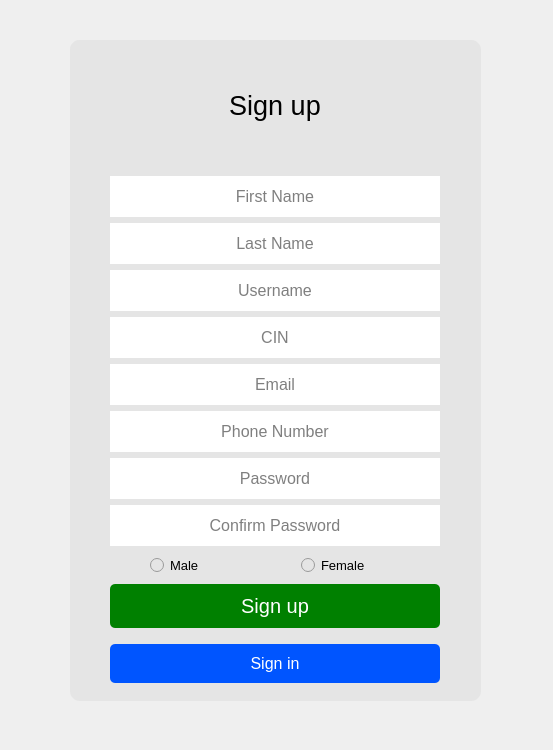
<?xml version="1.0" encoding="UTF-8"?>
<ui version="4.0">
 <class>MainWindow</class>
 <widget class="QMainWindow" name="MainWindow">
  <property name="enabled">
   <bool>true</bool>
  </property>
  <property name="geometry">
   <rect>
    <x>0</x>
    <y>0</y>
    <width>553</width>
    <height>750</height>
   </rect>
  </property>
  <property name="minimumSize">
   <size>
    <width>553</width>
    <height>750</height>
   </size>
  </property>
  <property name="maximumSize">
   <size>
    <width>553</width>
    <height>750</height>
   </size>
  </property>
  <property name="windowTitle">
   <string>Sign Up</string>
  </property>
  <property name="autoFillBackground">
   <bool>false</bool>
  </property>
  <property name="styleSheet">
   <string notr="true">QMainWindow{
	
	border-image: url(:/background/img/aesthetic night gym.jpg);
}
</string>
  </property>
  <property name="tabShape">
   <enum>QTabWidget::Rounded</enum>
  </property>
  <widget class="QWidget" name="centralwidget">
   <widget class="QWidget" name="widget" native="true">
    <property name="geometry">
     <rect>
      <x>70</x>
      <y>40</y>
      <width>411</width>
      <height>661</height>
     </rect>
    </property>
    <property name="styleSheet">
     <string notr="true">QWidget{
	background-color: rgb(229, 229, 229);
	border-radius: 10px;
}</string>
    </property>
    <widget class="QWidget" name="layoutWidget">
     <property name="geometry">
      <rect>
       <x>0</x>
       <y>0</y>
       <width>410</width>
       <height>643</height>
      </rect>
     </property>
     <layout class="QGridLayout" name="gridLayout">
      <item row="0" column="2">
       <spacer name="horizontalSpacer_3">
        <property name="orientation">
         <enum>Qt::Horizontal</enum>
        </property>
        <property name="sizeType">
         <enum>QSizePolicy::Fixed</enum>
        </property>
        <property name="sizeHint" stdset="0">
         <size>
          <width>40</width>
          <height>20</height>
         </size>
        </property>
       </spacer>
      </item>
      <item row="0" column="1">
       <layout class="QVBoxLayout" name="verticalLayout_3">
        <item>
         <spacer name="verticalSpacer_3">
          <property name="orientation">
           <enum>Qt::Vertical</enum>
          </property>
          <property name="sizeType">
           <enum>QSizePolicy::Fixed</enum>
          </property>
          <property name="sizeHint" stdset="0">
           <size>
            <width>20</width>
            <height>20</height>
           </size>
          </property>
         </spacer>
        </item>
        <item>
         <widget class="QLabel" name="label">
          <property name="font">
           <font>
            <pointsize>20</pointsize>
           </font>
          </property>
          <property name="text">
           <string>Sign up</string>
          </property>
          <property name="alignment">
           <set>Qt::AlignCenter</set>
          </property>
         </widget>
        </item>
        <item>
         <spacer name="verticalSpacer_2">
          <property name="orientation">
           <enum>Qt::Vertical</enum>
          </property>
          <property name="sizeType">
           <enum>QSizePolicy::Fixed</enum>
          </property>
          <property name="sizeHint" stdset="0">
           <size>
            <width>20</width>
            <height>20</height>
           </size>
          </property>
         </spacer>
        </item>
        <item>
         <layout class="QVBoxLayout" name="verticalLayout">
          <item>
           <widget class="QLineEdit" name="FName">
            <property name="minimumSize">
             <size>
              <width>300</width>
              <height>40</height>
             </size>
            </property>
            <property name="font">
             <font>
              <pointsize>12</pointsize>
             </font>
            </property>
            <property name="styleSheet">
             <string notr="true">QLineEdit{
padding:10px;
background-color: rgb(255, 255, 255);
border-radius:0px;
}
QLineEdit:focus{
border-bottom:2px solid blue;
}
</string>
            </property>
            <property name="alignment">
             <set>Qt::AlignCenter</set>
            </property>
            <property name="placeholderText">
             <string>First Name</string>
            </property>
           </widget>
          </item>
          <item>
           <widget class="QLineEdit" name="LName">
            <property name="minimumSize">
             <size>
              <width>300</width>
              <height>40</height>
             </size>
            </property>
            <property name="font">
             <font>
              <pointsize>12</pointsize>
             </font>
            </property>
            <property name="styleSheet">
             <string notr="true">QLineEdit{
padding:10px;
background-color: rgb(255, 255, 255);
border-radius:0px;
}
QLineEdit:focus{
border-bottom:2px solid blue;
}
</string>
            </property>
            <property name="alignment">
             <set>Qt::AlignCenter</set>
            </property>
            <property name="placeholderText">
             <string>Last Name</string>
            </property>
           </widget>
          </item>
          <item>
           <widget class="QLineEdit" name="username">
            <property name="minimumSize">
             <size>
              <width>300</width>
              <height>40</height>
             </size>
            </property>
            <property name="font">
             <font>
              <pointsize>12</pointsize>
             </font>
            </property>
            <property name="styleSheet">
             <string notr="true">QLineEdit{
padding:10px;
background-color: rgb(255, 255, 255);
border-radius:0px;
}
QLineEdit:focus{
border-bottom:2px solid blue;
}
</string>
            </property>
            <property name="alignment">
             <set>Qt::AlignCenter</set>
            </property>
            <property name="placeholderText">
             <string>Username</string>
            </property>
           </widget>
          </item>
          <item>
           <widget class="QLineEdit" name="CIN">
            <property name="minimumSize">
             <size>
              <width>300</width>
              <height>40</height>
             </size>
            </property>
            <property name="font">
             <font>
              <pointsize>12</pointsize>
             </font>
            </property>
            <property name="styleSheet">
             <string notr="true">QLineEdit{
padding:10px;
background-color: rgb(255, 255, 255);
border-radius:0px;
}
QLineEdit:focus{
border-bottom:2px solid blue;
}
</string>
            </property>
            <property name="alignment">
             <set>Qt::AlignCenter</set>
            </property>
            <property name="placeholderText">
             <string>CIN</string>
            </property>
           </widget>
          </item>
          <item>
           <widget class="QLineEdit" name="mail">
            <property name="minimumSize">
             <size>
              <width>300</width>
              <height>40</height>
             </size>
            </property>
            <property name="font">
             <font>
              <pointsize>12</pointsize>
             </font>
            </property>
            <property name="styleSheet">
             <string notr="true">QLineEdit{
padding:10px;
background-color: rgb(255, 255, 255);
border-radius:0px;
}
QLineEdit:focus{
border-bottom:2px solid blue;
}
</string>
            </property>
            <property name="alignment">
             <set>Qt::AlignCenter</set>
            </property>
            <property name="placeholderText">
             <string>Email</string>
            </property>
           </widget>
          </item>
          <item>
           <widget class="QLineEdit" name="PN">
            <property name="minimumSize">
             <size>
              <width>300</width>
              <height>40</height>
             </size>
            </property>
            <property name="font">
             <font>
              <pointsize>12</pointsize>
             </font>
            </property>
            <property name="styleSheet">
             <string notr="true">QLineEdit{
padding:10px;
background-color: rgb(255, 255, 255);
border-radius:0px;
}
QLineEdit:focus{
border-bottom:2px solid blue;
}
</string>
            </property>
            <property name="alignment">
             <set>Qt::AlignCenter</set>
            </property>
            <property name="placeholderText">
             <string>Phone Number</string>
            </property>
           </widget>
          </item>
          <item>
           <widget class="QLineEdit" name="password">
            <property name="minimumSize">
             <size>
              <width>300</width>
              <height>40</height>
             </size>
            </property>
            <property name="font">
             <font>
              <pointsize>12</pointsize>
             </font>
            </property>
            <property name="styleSheet">
             <string notr="true">QLineEdit{
padding:10px;
background-color: rgb(255, 255, 255);
border-radius:0px;
}
QLineEdit:focus{
border-bottom:2px solid blue;
}
</string>
            </property>
            <property name="alignment">
             <set>Qt::AlignCenter</set>
            </property>
            <property name="placeholderText">
             <string>Password</string>
            </property>
           </widget>
          </item>
          <item>
           <widget class="QLineEdit" name="CPassword">
            <property name="minimumSize">
             <size>
              <width>300</width>
              <height>40</height>
             </size>
            </property>
            <property name="font">
             <font>
              <pointsize>12</pointsize>
             </font>
            </property>
            <property name="styleSheet">
             <string notr="true">QLineEdit{
padding:10px;
background-color: rgb(255, 255, 255);
border-radius:0px;
}
QLineEdit:focus{
border-bottom:2px solid blue;
}
</string>
            </property>
            <property name="alignment">
             <set>Qt::AlignCenter</set>
            </property>
            <property name="placeholderText">
             <string>Confirm Password</string>
            </property>
           </widget>
          </item>
         </layout>
        </item>
        <item>
         <layout class="QHBoxLayout" name="horizontalLayout">
          <item>
           <spacer name="horizontalSpacer">
            <property name="orientation">
             <enum>Qt::Horizontal</enum>
            </property>
            <property name="sizeType">
             <enum>QSizePolicy::Fixed</enum>
            </property>
            <property name="sizeHint" stdset="0">
             <size>
              <width>35</width>
              <height>10</height>
             </size>
            </property>
           </spacer>
          </item>
          <item>
           <widget class="QRadioButton" name="Male">
            <property name="font">
             <font>
              <pointsize>10</pointsize>
             </font>
            </property>
            <property name="styleSheet">
             <string notr="true">padding:5px;</string>
            </property>
            <property name="text">
             <string>Male</string>
            </property>
           </widget>
          </item>
          <item>
           <widget class="QRadioButton" name="Female">
            <property name="font">
             <font>
              <pointsize>10</pointsize>
             </font>
            </property>
            <property name="styleSheet">
             <string notr="true">padding:5px;</string>
            </property>
            <property name="text">
             <string>Female</string>
            </property>
           </widget>
          </item>
         </layout>
        </item>
        <item>
         <layout class="QVBoxLayout" name="verticalLayout_2">
          <item>
           <widget class="QPushButton" name="Signbtn">
            <property name="font">
             <font>
              <pointsize>15</pointsize>
             </font>
            </property>
            <property name="styleSheet">
             <string notr="true">QPushButton{
color: white;
background-color:green;
border-radius:5px;
padding:10px;
}
QPushButton:hover{
background-color:rgb(0, 170, 0);
}</string>
            </property>
            <property name="text">
             <string>Sign up</string>
            </property>
           </widget>
          </item>
          <item>
           <spacer name="verticalSpacer">
            <property name="orientation">
             <enum>Qt::Vertical</enum>
            </property>
            <property name="sizeType">
             <enum>QSizePolicy::Fixed</enum>
            </property>
            <property name="sizeHint" stdset="0">
             <size>
              <width>20</width>
              <height>10</height>
             </size>
            </property>
           </spacer>
          </item>
          <item>
           <widget class="QPushButton" name="logbtn">
            <property name="font">
             <font>
              <pointsize>12</pointsize>
             </font>
            </property>
            <property name="styleSheet">
             <string notr="true">QPushButton{
color: white;
background-color:rgb(0, 85, 255);
border-radius:5px;
padding:10px;
}QPushButton:hover{
background-color:rgb(0, 0, 127);
}</string>
            </property>
            <property name="text">
             <string>Sign in</string>
            </property>
           </widget>
          </item>
         </layout>
        </item>
       </layout>
      </item>
      <item row="0" column="0">
       <spacer name="horizontalSpacer_2">
        <property name="orientation">
         <enum>Qt::Horizontal</enum>
        </property>
        <property name="sizeType">
         <enum>QSizePolicy::Fixed</enum>
        </property>
        <property name="sizeHint" stdset="0">
         <size>
          <width>40</width>
          <height>20</height>
         </size>
        </property>
       </spacer>
      </item>
     </layout>
    </widget>
   </widget>
  </widget>
 </widget>
 <resources>
  <include location="ressource.qrc"/>
 </resources>
 <connections/>
</ui>
